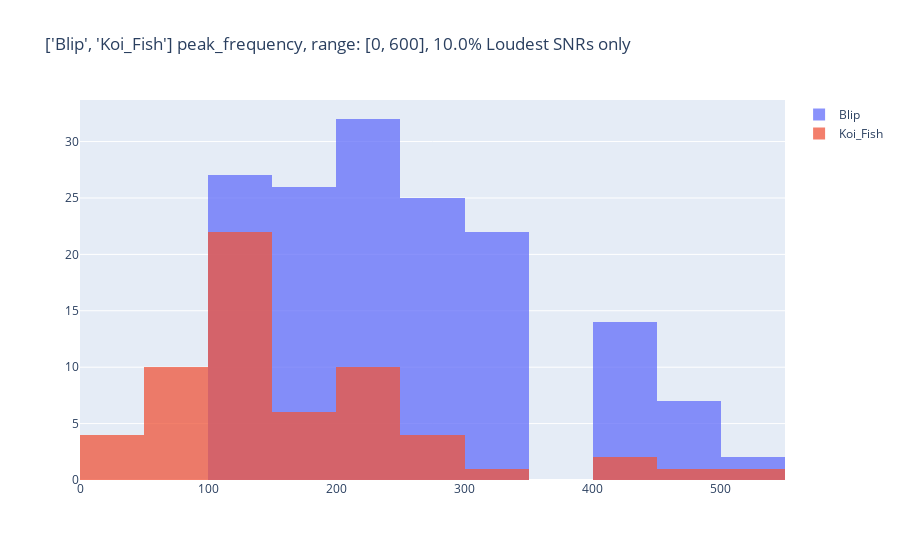
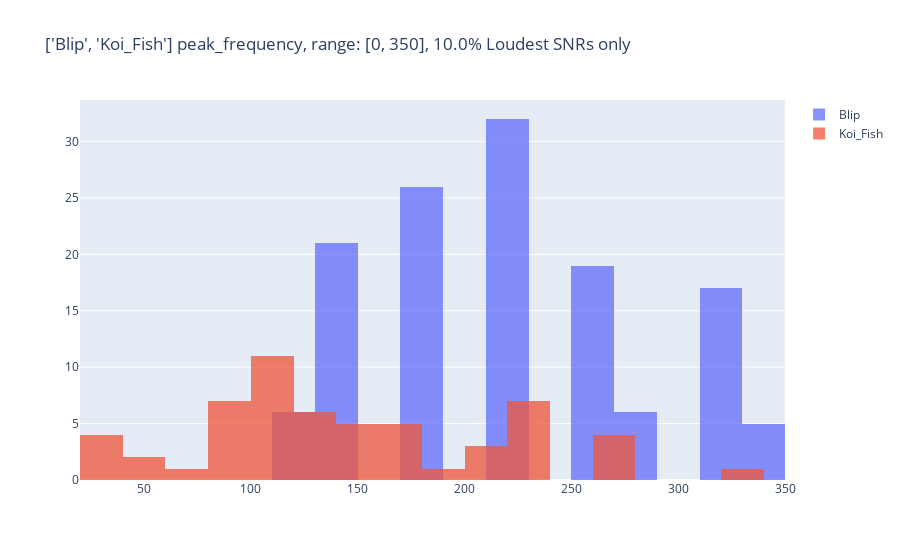

Notebook code cell kept with these figures, in order:
### Code cell
glitches = ['Blip', 'Koi_Fish']
feature_to_plot = 'peak_frequency'
x = 0.9 # snr cutoff

range_x = 600
fig = go.Figure()
for g in glitches:
    df_g = df[df['label'] == g]
    snr_list = np.sort(df_g["snr"])
    snr_cutoff = (snr_list[int(x*len(snr_list)):])[0] # find 'x'th percentile cutoff point
    hist = go.Histogram(x=df_g[(df_g["snr"] >= snr_cutoff) & (df_g[feature_to_plot] <= range_x)][feature_to_plot], nbinsx=20, name=str(g))
    fig.add_trace(hist)
fig.update_layout(title=f"{glitches} {feature_to_plot}, range: [0, {range_x}], {100-(100*x)}% Loudest SNRs only")
fig.update_layout(barmode='overlay')
fig.update_traces(opacity=0.75)
fig.show()

range_x = 350
fig = go.Figure()
for g in glitches:
    df_g = df[df['label'] == g]
    snr_list = np.sort(df_g["snr"])
    snr_cutoff = (snr_list[int(x*len(snr_list)):])[0] # find 'x'th percentile cutoff point
    hist = go.Histogram(x=df_g[(df_g["snr"] >= snr_cutoff) & (df_g[feature_to_plot] <= range_x)][feature_to_plot], nbinsx=20, name=str(g))
    fig.add_trace(hist)
fig.update_layout(title=f"{glitches} {feature_to_plot}, range: [0, {range_x}], {100-(100*x)}% Loudest SNRs only")
fig.update_layout(barmode='overlay')
fig.update_traces(opacity=0.75)
fig.show()

### Figure 1 — Plotly figure (JSON) as saved in the notebook; plotly's stock layout.template omitted (floating-point values rounded to 4 significant figures; data arrays with more than 128 entries replaced by an {"elided": "..."} marker saying what was removed)
{"data": [{"name": "Blip", "nbinsx": 20, "opacity": 0.75, "type": "histogram", "x": {"elided": "155 float values"}}, {"name": "Koi_Fish", "nbinsx": 20, "opacity": 0.75, "type": "histogram", "x": [30.69, 149.4, 111.1, 111.1, 80.67, 89.68, 58.4, 111.1, 211.5, 111.1, 137.7, 225.3, 149.4, 149.4, 276.8, 512.6, 99.07, 137.7, 225.3, 276.8, 89.68, 121.7, 149.4, 111.1, 225.3, 170.7, 225.3, 111.1, 99.07, 58.4, 111.1, 30.69, 38.03, 225.3, 111.1, 211.5, 111.1, 170.7, 183.5, 137.7, 99.07, 149.4, 111.1, 211.5, 498.7, 170.7, 111.1, 99.07, 30.69, 402.4, 324.8, 170.7, 137.7, 262.1, 72.37, 225.3, 137.7, 276.8, 225.3, 170.7, 402.4]}], "layout": {"barmode": "overlay", "title": {"text": "['Blip', 'Koi_Fish'] peak_frequency, range: [0, 600], 10.0% Loudest SNRs only"}}}

### Figure 2 — Plotly figure (JSON) as saved in the notebook; plotly's stock layout.template omitted (floating-point values rounded to 4 significant figures; data arrays with more than 128 entries replaced by an {"elided": "..."} marker saying what was removed)
{"data": [{"name": "Blip", "nbinsx": 20, "opacity": 0.75, "type": "histogram", "x": {"elided": "132 float values"}}, {"name": "Koi_Fish", "nbinsx": 20, "opacity": 0.75, "type": "histogram", "x": [30.69, 149.4, 111.1, 111.1, 80.67, 89.68, 58.4, 111.1, 211.5, 111.1, 137.7, 225.3, 149.4, 149.4, 276.8, 99.07, 137.7, 225.3, 276.8, 89.68, 121.7, 149.4, 111.1, 225.3, 170.7, 225.3, 111.1, 99.07, 58.4, 111.1, 30.69, 38.03, 225.3, 111.1, 211.5, 111.1, 170.7, 183.5, 137.7, 99.07, 149.4, 111.1, 211.5, 170.7, 111.1, 99.07, 30.69, 324.8, 170.7, 137.7, 262.1, 72.37, 225.3, 137.7, 276.8, 225.3, 170.7]}], "layout": {"barmode": "overlay", "title": {"text": "['Blip', 'Koi_Fish'] peak_frequency, range: [0, 350], 10.0% Loudest SNRs only"}}}
